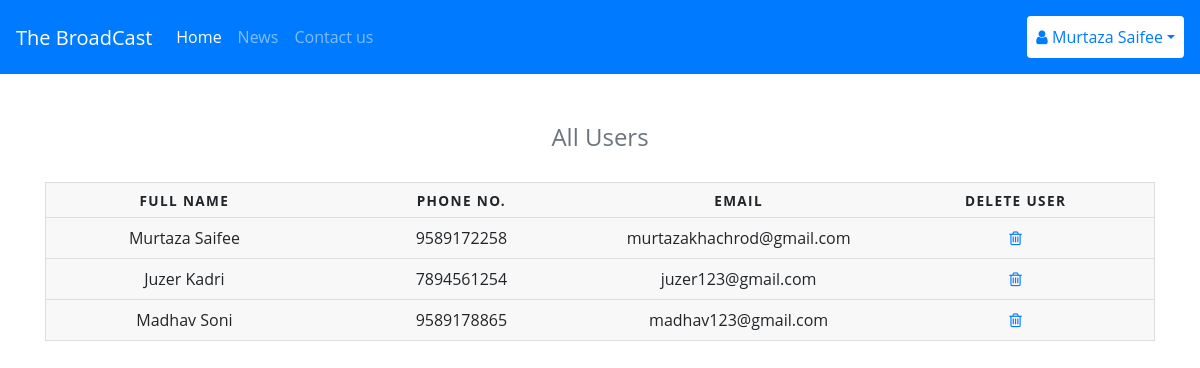
/viewUsers (signed in), run on an earlier commit of the app's database.
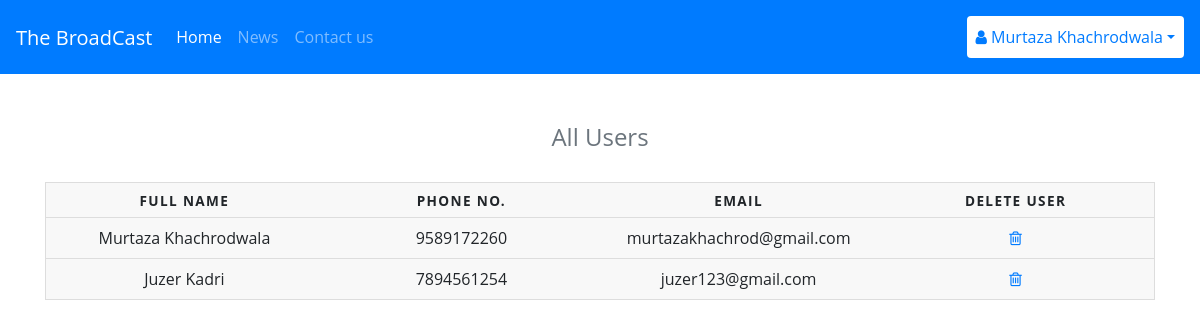
And on a later commit of the database.
### app.py (models this page shows, shortened)
class Users(db.Model):
    id = db.Column(db.Integer, primary_key=True)
    fullName = db.Column(db.String(30), unique=True, nullable=False)
    phone = db.Column(db.Integer, unique=True, default=0)
    email = db.Column(db.String(50), unique=True, nullable=False)
    password = db.Column(db.String(30), unique=True, nullable=False)
    admin = db.Column(db.Boolean, default=False)
    news = db.relationship('News', backref='author', lazy='dynamic')

### app.py (the view)
@app.route('/viewUsers')
def viewUsers():
    if 'loggedin' in session:
        userId = session['userId']
        user = Users.query.get_or_404(userId)
        all_users = Users.query.all()
        return render_template('viewUser.html', all_users = all_users, user=user)
    else:
        flash('Please Sign-in first!', category='warning')
        return redirect(url_for('signin'))

### templates/viewUser.html
{% extends "base.html" %}
{% block head %}
<link rel="stylesheet" href="{{ url_for('static', filename='css/floating-labels.css') }}">
<link rel="stylesheet" href="{{ url_for('static', filename='css/ResponsiveTable.css') }}">
{% endblock %}
{% block body %}
    <table class="mt-4">
        <caption style="caption-side: top; text-align: center;">All Users</caption>
        <thead>
            <tr>
                <th scope="col">Full Name</th>
                <th scope="col">Phone No.</th>
                <th scope="col">Email</th>
                <th scope="col">Delete User</th>
            </tr>
        </thead>
        <tbody>
            {% for user in all_users %}
                {% if user.fullName != 'Administrator' %}
                    <tr>
                        <td data-label="Full Name">{{ user.fullName }}</td>
                        <td data-label="Phone No.">{% if user.phone %}{{ user.phone }}{% else %}NA{% endif %}</td>
                        <td data-label="Email">{{ user.email }}</td>
                       <td data-label="Delete User">
                            <a href="/deleteProfile/{{ user.id }}">
                                <i class="fa fa-trash-o"></i>
                            </a>
                        </td>
                    </tr>
                {% endif %}
            {% endfor %}
        </tbody>
    </table>
{% endblock %}

### templates/base.html (shortened to what this page needs)
<!DOCTYPE html>
<html lang="en">
<head>
    <link rel="stylesheet" href="{{ url_for('static', filename='css/style.css') }}">
    <link rel="stylesheet" href="https://stackpath.bootstrapcdn.com/bootstrap/4.3.1/css/bootstrap.min.css"
>
    <link href="https://stackpath.bootstrapcdn.com/font-awesome/4.7.0/css/font-awesome.min.css" rel="stylesheet" type="text/css">
    {% block head %} {% endblock %}
</head>
<body>
    <nav class="navbar navbar-expand-md navbar-dark bg-primary">
        <a class="navbar-brand" href="/">The BroadCast</a>
        <div class="collapse navbar-collapse" id="myNavbar">
          <ul class="navbar-nav mr-auto">
            <li class="nav-item active">
              <a class="nav-link" href="/">Home <span class="sr-only">(current)</span></a>
            </li>
            <li class="nav-item">
              <a class="nav-link" href="/news">News</a>
            </li>
            <li class="nav-item">
              <a class="nav-link" href="{{ url_for('contact') }}">Contact us</a>
            </li>
          </ul>
          {% if not user %}
          <div class="my-2 md-my-0">
            <ul class="navbar-nav">
              <li class="nav-item user">
                <a class="nav-link btn text-primary" href="{{ url_for('signin') }}" style="background-color: white;">
                  <i class="fa fa-sign-in"></i>&nbsp;Guest</a>
              </li>
            </ul>
          </div>
          {% else %}
          <div class="my-2 md-my-0">
            <ul class="navbar-nav">
              <li class="nav-item dropdown">
                <a class="nav-link dropdown-toggle btn text-primary" href="#" id="dropdown" data-toggle="dropdown" style="background-color: white;" aria-haspopup="true" aria-expanded="false" style="color: white;">
                  <i class="fa fa-user"></i>&nbsp;{{ user.fullName }}</a>
              </li>
            </ul>
          </div>
          {% endif %}
        </div>
    </nav>
    <div class="container">
        {% block body %} {% endblock %}
    </div>
</body>
</html>

### static/css/ResponsiveTable.css (style rules this page uses)
body { font-family: "Open Sans", sans-serif; line-height: 1.25; }
table { border: 1px solid #ccc; border-collapse: collapse; margin: 0; padding: 0; width: 100%; table-layout: fixed; }
table caption { font-size: 1.5em; margin: .5em 0 .75em; }
table tr { background-color: #f8f8f8; border: 1px solid #ddd; padding: .35em; }
table th, table td { padding: .625em; text-align: center; }
table th { font-size: .85em; letter-spacing: .1em; text-transform: uppercase; }

What changed in the data, as far as the page shows it:
removed Users: fullName "Madhav Soni", phone "9589178865", email "madhav123@gmail.com"
changed Users "murtazakhachrod@gmail.com": fullName "Murtaza Saifee" → "Murtaza Khachrodwala"; phone "9589172258" → "9589172260"
